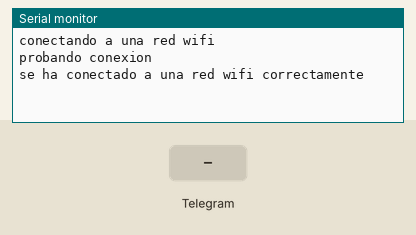
This program was run on a simulated ESP32. On the bench: the last lines printed to the serial monitor. The test bench sets the inputs (shaded band). WiFi joins after 1.5 s; servers stay silent unless stated.

Above: at 2.7 s.
2.8 s: Telegram message "alimentar" received
At 3.1 s:
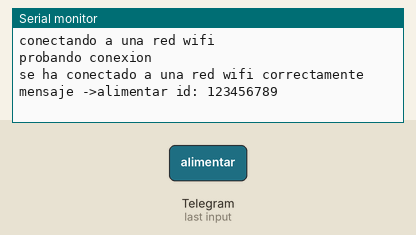
4.3 s: Telegram message "1" received
At 4.7 s:
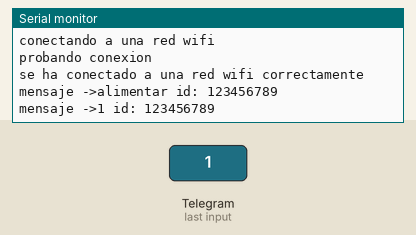

The program:

main.cpp
```cpp
#include <Arduino.h> // incluyendo libreria de el framework de arduino
#include <WiFiManager.h> // libreria para conectar el esp32 a diferentes redes wifi
#include <CTBot.h> // libreria para contectar el esp32 a telegram bot

// creanto objeto de diferenetes librerias
CTBot bot;
CTBotInlineKeyboard teclado;


// token de acceso que nos prevee botFather de telegram
const char* token="";


// Servo motor pin
const int apin=13;

// cantidad de comidad
int32_t cantidadComida=800;


// funcion para mover el servo motor
void moveServo(int pulseWidth) {
  int pulso = (pulseWidth*10)+600;
  digitalWrite(apin, HIGH);
  delayMicroseconds(pulso);
  digitalWrite(apin, LOW);
}


void setup(){
  // creado un boton para que el usuario administra la comida con un boton
  teclado.addButton("Alimentar", "alimentar", CTBotKeyboardButtonQuery);

  // iniciando la comunicacion serial
  Serial.begin(115200);
  //inicializando el modo del pin del servo motor como salida
  pinMode(apin, OUTPUT);

  Serial.println("conectando a una red wifi");
  WiFiManager wifimanager; // creando un objeto de WiFiManager

  wifimanager.autoConnect("comedor ESP32"); // creando un punto de acceso con el nombre de comedor ESP32 si el esp no se puede conectar a un red anterior

  bot.setTelegramToken(token); // enviandole el token de acceso
  Serial.println("probando conexion");
  if(bot.testConnection()){ // provando coneccion de internet
    Serial.println("se ha conectado a una red wifi correctamente");
  }else{
    while(true){
      Serial.println("no se puedo conectar a una red wifi");
      delay(500);
    }
  }
}

void loop(){
  TBMessage msg;
  // verica si hay un nuevo mensaje
  if(bot.getNewMessage(msg)){
    if(msg.messageType==CTBotMessageText){ // verifica si el mensaje es de tipo texto
      if(msg.text.equalsIgnoreCase("/start")){ // si el mensaje es igual a /start entonces me enviara el teclado con el boton
        bot.sendMessage(msg.sender.id,"Acciones", teclado);
      }else{
        Serial.println("mensaje ->" + String(msg.text)+" id: "+String(msg.sender.id)); // sino me inprimira por el monitor lo que recibot de telegram
      }
    }
    if(msg.messageType==CTBotMessageQuery){ // verifico si el mensaje es una consulta
      if(msg.callbackQueryData.equals("alimentar")){ // si el mensaje es una consulta
        for (int angle = 0; angle <= 90; angle++) { // habre el paso a 90 grados
          moveServo(angle);
          Serial.println();
        }
        delay(cantidadComida);

        for (int angle = 90; angle >= 0; angle--) { // cierra el paso a 0 grados
          moveServo(angle);
        }

        bot.endQuery(msg.callbackQueryID, "se ha dado de comer", true); // me manda al chat que ya realizo la accion de darle de comer a la mascota
      }
    }
  }
  moveServo(0); // cierra el paso de comida


}
```

Measured:
- after the input at 2.8 s, the serial monitor: prints a new line at once (image 1)
- after the input at 4.3 s, the serial monitor: prints a new line at once (image 2)
